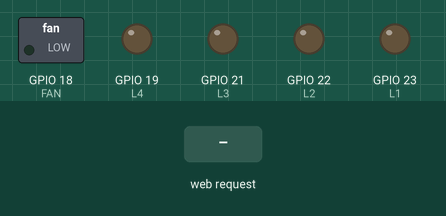
Recording of a sketch running on a simulated ESP32. On the bench: switched loads named in the sketch (green lamp = pin HIGH), output pins drawn as LEDs (lit = HIGH). The inputs (shaded band) are chosen by the test bench. What the sketch prints to the serial monitor is not drawn.

Above: at 1.2 s.
1.3 s: HTTP request GET /l1 received
At 2.5 s:
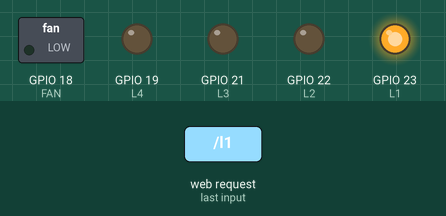
2.8 s: HTTP request GET /l2 received
At 3.8 s:
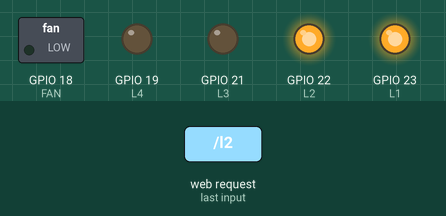
4.3 s: HTTP request GET /l3 received
At 5.0 s:
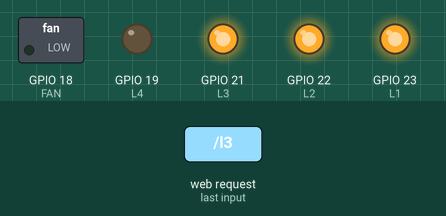
5.8 s: HTTP request GET /l4 received
At 6.1 s:
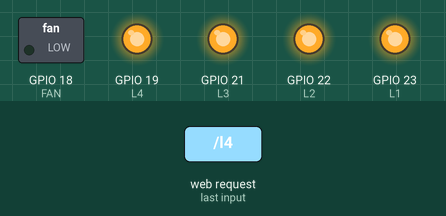
7.3 s: HTTP request GET /fan received
At 8.5 s:
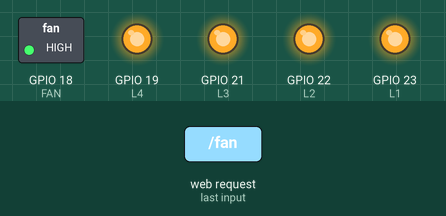
8.8 s: HTTP request GET /l1 received
At 9.6 s:
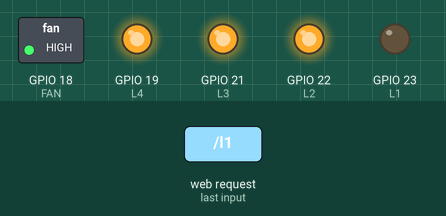
Timing chart, 0 to 11.3 s (numbered marks = the images above; inputs shaded):
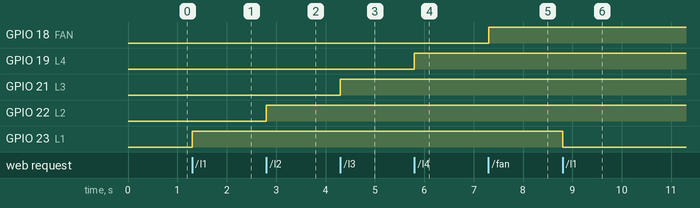

The sketch:

code.ino
```cpp
#include <WiFi.h>
#include <WebServer.h>

const char* ssid = "WI-FI";

WebServer server(80);

// ================= PIN CONFIG =================
#define L1 23
#define L2 22
#define L3 21
#define L4 19
#define FAN 18

// ================= HTML =================
String html = R"rawliteral(
<!DOCTYPE html>
<html lang="en">
<head>
<meta charset="UTF-8">
<meta name="viewport" content="width=device-width, initial-scale=1.0">

<title>Smart Home Control</title>

<style>

*{
    box-sizing:border-box;
    margin:0;
    padding:0;
}

body{
    min-height:100vh;
    font-family:Arial,Helvetica,sans-serif;
    color:#fff;
    background:
        radial-gradient(circle at top left,#123b46 0%,transparent 35%),
        radial-gradient(circle at bottom right,#17285b 0%,transparent 40%),
        #050914;
    display:flex;
    justify-content:center;
    align-items:center;
    padding:20px;
}

.app{
    width:100%;
    max-width:520px;
    padding:25px;
    border:1px solid rgba(255,255,255,.1);
    border-radius:28px;
    background:rgba(10,17,32,.78);
    backdrop-filter:blur(20px);
    box-shadow:
        0 25px 70px rgba(0,0,0,.45),
        inset 0 1px 0 rgba(255,255,255,.05);
}

.header{
    text-align:center;
    margin-bottom:25px;
}

.logo{
    width:70px;
    height:70px;
    margin:0 auto 15px;
    border-radius:22px;
    display:flex;
    align-items:center;
    justify-content:center;
    font-size:35px;
    background:linear-gradient(135deg,#00f6ff,#2251d3);
    box-shadow:0 0 35px rgba(0,246,255,.25);
}

h1{
    font-size:27px;
    margin-bottom:8px;
    background:linear-gradient(90deg,#00f6ff,#7df9ff);
    -webkit-background-clip:text;
    color:transparent;
}

.subtitle{
    color:#8793a8;
    font-size:14px;
}

.status-bar{
    display:flex;
    align-items:center;
    justify-content:center;
    gap:8px;
    margin:20px 0;
    padding:11px;
    border-radius:14px;
    background:rgba(255,255,255,.045);
    color:#aeb8c9;
    font-size:13px;
}

.status-dot{
    width:9px;
    height:9px;
    border-radius:50%;
    background:#00ff88;
    box-shadow:0 0 12px #00ff88;
}

.controls{
    display:grid;
    grid-template-columns:1fr 1fr;
    gap:14px;
}

.device{
    position:relative;
    overflow:hidden;
    border:1px solid rgba(255,255,255,.08);
    border-radius:20px;
    padding:18px;
    background:rgba(255,255,255,.045);
    transition:.25s ease;
}

.device:hover{
    transform:translateY(-3px);
    border-color:rgba(0,246,255,.3);
}

.device.active{
    background:linear-gradient(
        145deg,
        rgba(0,255,136,.13),
        rgba(0,246,255,.05)
    );
    border-color:rgba(0,255,136,.35);
}

.device-top{
    display:flex;
    justify-content:space-between;
    align-items:center;
    margin-bottom:17px;
}

.icon{
    width:46px;
    height:46px;
    border-radius:14px;
    display:flex;
    align-items:center;
    justify-content:center;
    font-size:23px;
    background:#151e31;
    transition:.25s;
}

.device.active .icon{
    background:#00ff88;
    color:#001c10;
    box-shadow:0 0 20px rgba(0,255,136,.35);
}

.device-name{
    font-weight:bold;
    font-size:16px;
    margin-bottom:5px;
}

.device-state{
    font-size:12px;
    color:#718096;
}

.device.active .device-state{
    color:#00ff88;
}

.toggle{
    width:100%;
    height:45px;
    border:0;
    border-radius:13px;
    background:#1a2335;
    color:#aeb8c9;
    font-size:14px;
    font-weight:bold;
    cursor:pointer;
    transition:.25s;
}

.toggle:hover{
    background:#253149;
}

.device.active .toggle{
    background:#00ff88;
    color:#00150c;
    box-shadow:0 0 18px rgba(0,255,136,.25);
}

.fan-card{
    grid-column:1 / -1;
}

.footer{
    text-align:center;
    margin-top:23px;
    padding-top:18px;
    border-top:1px solid rgba(255,255,255,.07);
    color:#5f6c82;
    font-size:12px;
}

@media(max-width:420px){

    body{
        padding:12px;
    }

    .app{
        padding:18px;
        border-radius:23px;
    }

    .controls{
        grid-template-columns:1fr;
    }

    .fan-card{
        grid-column:auto;
    }

}

</style>
</head>

<body>

<div class="app">

    <div class="header">

        <div class="logo">🏠</div>

        <h1>Smart Home</h1>

        <div class="subtitle">
            ESP32 Wireless Control Panel
        </div>

    </div>

    <div class="status-bar">
        <span class="status-dot"></span>
        ESP32 Access Point Connected
    </div>

    <div class="controls">

        <div class="device" id="card-l1">
            <div class="device-top">
                <div>
                    <div class="device-name">Light 1</div>
                    <div class="device-state" id="state-l1">OFF</div>
                </div>
                <div class="icon">💡</div>
            </div>

            <button class="toggle" onclick="toggleDevice('l1')">
                TURN ON
            </button>
        </div>


        <div class="device" id="card-l2">
            <div class="device-top">
                <div>
                    <div class="device-name">Light 2</div>
                    <div class="device-state" id="state-l2">OFF</div>
                </div>
                <div class="icon">💡</div>
            </div>

            <button class="toggle" onclick="toggleDevice('l2')">
                TURN ON
            </button>
        </div>


        <div class="device" id="card-l3">
            <div class="device-top">
                <div>
                    <div class="device-name">Light 3</div>
                    <div class="device-state" id="state-l3">OFF</div>
                </div>
                <div class="icon">💡</div>
            </div>

            <button class="toggle" onclick="toggleDevice('l3')">
                TURN ON
            </button>
        </div>


        <div class="device" id="card-l4">
            <div class="device-top">
                <div>
                    <div class="device-name">Light 4</div>
                    <div class="device-state" id="state-l4">OFF</div>
                </div>
                <div class="icon">💡</div>
            </div>

            <button class="toggle" onclick="toggleDevice('l4')">
                TURN ON
            </button>
        </div>


        <div class="device fan-card" id="card-fan">

            <div class="device-top">
                <div>
                    <div class="device-name">Fan</div>
                    <div class="device-state" id="state-fan">OFF</div>
                </div>

                <div class="icon">🌀</div>
            </div>

            <button class="toggle" onclick="toggleDevice('fan')">
                TURN ON
            </button>

        </div>

    </div>

    <div class="footer">
        MH2 Smart Home • ESP32 Control System
    </div>

</div>


<script>

const states = {
    l1:false,
    l2:false,
    l3:false,
    l4:false,
    fan:false
};

function toggleDevice(device){

    fetch("/" + device)
    .then(response => {

        if(!response.ok){
            throw new Error("Request failed");
        }

        states[device] = !states[device];

        updateUI(device);

    })
    .catch(error => {

        console.error(error);

        alert("Connection failed. Check ESP32 connection.");

    });

}


function updateUI(device){

    const card = document.getElementById("card-" + device);
    const state = document.getElementById("state-" + device);
    const button = card.querySelector(".toggle");

    if(states[device]){

        card.classList.add("active");

        state.textContent = "ON";

        button.textContent = "TURN OFF";

    }
    else{

        card.classList.remove("active");

        state.textContent = "OFF";

        button.textContent = "TURN ON";

    }

}

</script>

</body>
</html>
)rawliteral";


// ================= SETUP =================

void setup() {

    Serial.begin(115200);

    pinMode(L1, OUTPUT);
    pinMode(L2, OUTPUT);
    pinMode(L3, OUTPUT);
    pinMode(L4, OUTPUT);
    pinMode(FAN, OUTPUT);

    digitalWrite(L1, LOW);
    digitalWrite(L2, LOW);
    digitalWrite(L3, LOW);
    digitalWrite(L4, LOW);
    digitalWrite(FAN, LOW);

    WiFi.softAP(ssid);

    Serial.println();
    Serial.println("==============================");
    Serial.println("      MH2 SMART HOME");
    Serial.println("==============================");
    Serial.print("WiFi Name: ");
    Serial.println(ssid);
    Serial.print("IP Address: ");
    Serial.println(WiFi.softAPIP());
    Serial.println("==============================");


    // ================= HOME =================

    server.on("/", []() {

        server.send(
            200,
            "text/html",
            html
        );

    });


    // ================= LIGHT 1 =================

    server.on("/l1", []() {

        digitalWrite(
            L1,
            !digitalRead(L1)
        );

        server.send(
            200,
            "text/plain",
            "OK"
        );

    });


    // ================= LIGHT 2 =================

    server.on("/l2", []() {

        digitalWrite(
            L2,
            !digitalRead(L2)
        );

        server.send(
            200,
            "text/plain",
            "OK"
        );

    });


    // ================= LIGHT 3 =================

    server.on("/l3", []() {

        digitalWrite(
            L3,
            !digitalRead(L3)
        );

        server.send(
            200,
            "text/plain",
            "OK"
        );

    });


    // ================= LIGHT 4 =================

    server.on("/l4", []() {

        digitalWrite(
            L4,
            !digitalRead(L4)
        );

        server.send(
            200,
            "text/plain",
            "OK"
        );

    });


    // ================= FAN =================

    server.on("/fan", []() {

        digitalWrite(
            FAN,
            !digitalRead(FAN)
        );

        server.send(
            200,
            "text/plain",
            "OK"
        );

    });


    server.begin();

    Serial.println("Web Server Started!");
}


// ================= LOOP =================

void loop() {

    server.handleClient();

}
```

Measured:
- after the input at 1.3 s, GPIO 23 (L1): LOW → HIGH at once
- after the input at 2.8 s, GPIO 22 (L2): LOW → HIGH at once
- after the input at 4.3 s, GPIO 21 (L3): LOW → HIGH at once
- after the input at 5.8 s, GPIO 19 (L4): LOW → HIGH at once
- after the input at 7.3 s, GPIO 18 (FAN): LOW → HIGH at once
- after the input at 8.8 s, GPIO 23 (L1): HIGH → LOW at once
